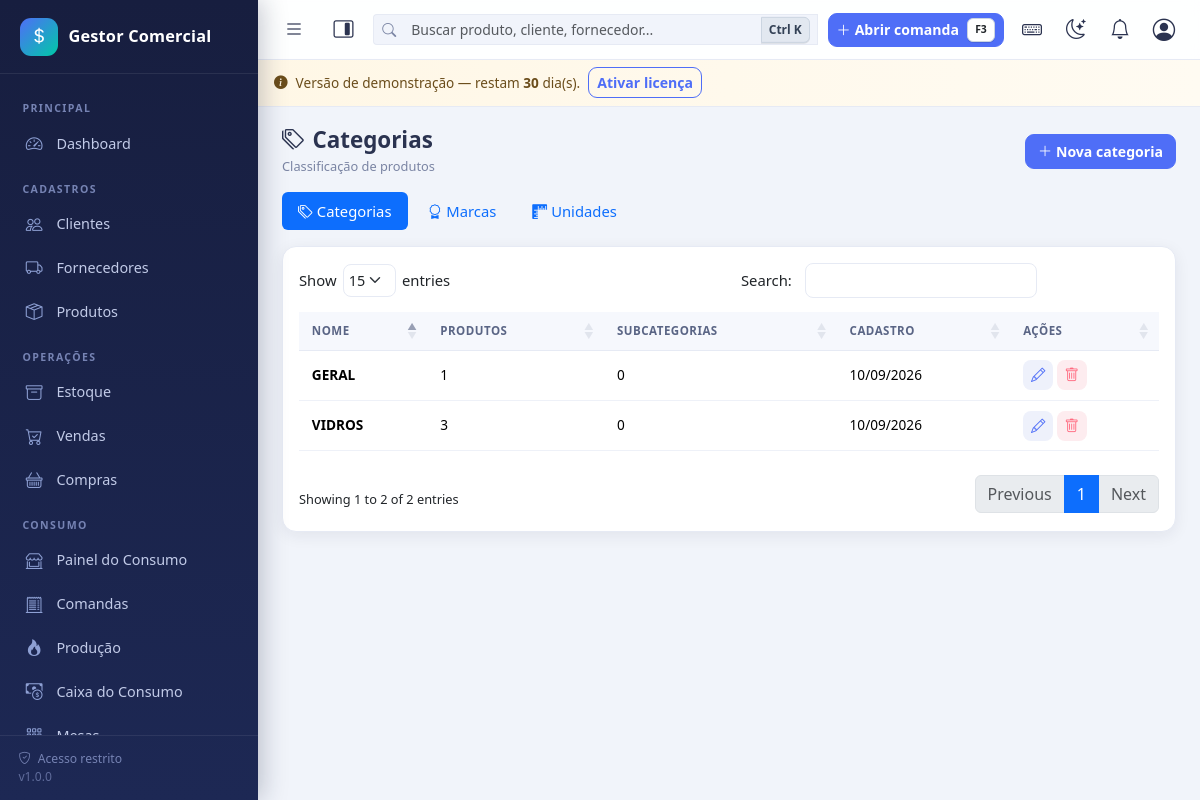
Page /categorias/index.php (signed in) on the committed database.
### tables this page shows
CREATE TABLE `categorias` (
  `id` int(11) NOT NULL,
  `nome` varchar(80) NOT NULL,
  `criado_em` datetime NOT NULL DEFAULT current_timestamp()
);

### config/auth.php (called while the page is built, shortened)
<?php
function usuario_atual(): ?array
{
    static $usuario = null;
    static $carregado = false;
    if ($carregado) {
        return $usuario;
    }
    $carregado = true;
    try {
        $stmt = db()->prepare('SELECT * FROM usuarios WHERE id = ? LIMIT 1');
        $stmt->execute([(int)$_SESSION['user_id']]);
        $linha = $stmt->fetch();
        $usuario = $linha;
    } catch (Throwable $e) {
        erro_banco($e, 'usuario_atual');
    }
    return $usuario;
}
function exigir_login(): void
{
    if (!usuario_atual()) {
        if (is_ajax()) {
            json_resposta(false, 'Sessão expirada. Faça login novamente.', null, 401);
        }
        flash('warning', 'Faça login para acessar o sistema.');
        redirecionar('login/index.php');
    }
}
function permissao_carregadas(): array
{
    $usuario = usuario_atual();
    $permitidas = [];
    try {
        $chaves = [];
        if ((int)$usuario['is_admin'] === 1) {
            $stmt = db()->query('SELECT chave FROM permissoes');
            foreach ($stmt->fetchAll() as $l) {
                $chaves[] = $l['chave'];
            }
            return $permitidas = array_flip($chaves);
        }
        $permitidas = array_flip(array_unique($chaves));
    } catch (Throwable $e) {
        erro_banco($e, 'permissao_carregadas');
    }
    return $permitidas;
}
function tem_permissao(string $chave): bool
{
    $usuario = usuario_atual();
    if ((int)$usuario['is_admin'] === 1) {
        return true;
    }
    return array_key_exists($chave, permissao_carregadas());
}

### config/database.php (called while the page is built, shortened)
<?php
function db(): PDO
{
    static $pdo = null;
    if ($pdo === null) {
        $dsn = 'mysql:host=' . DB_HOST . ';dbname=' . DB_NAME . ';charset=' . DB_CHARSET;
        try {
            $pdo = new PDO($dsn, DB_USER, DB_PASS, [
                PDO::ATTR_ERRMODE            => PDO::ERRMODE_EXCEPTION,
                PDO::ATTR_DEFAULT_FETCH_MODE => PDO::FETCH_ASSOC,
                PDO::ATTR_EMULATE_PREPARES   => false,
            ]);
        } catch (PDOException $e) {
            error_log('[BANCO] Falha de conexão: ' . $e->getMessage());
            http_response_code(500);
            if (defined('DEV_MODE') && DEV_MODE) {
                exit('Falha na conexão com o banco de dados. Verifique se o MySQL/MariaDB está ativo e se os dados em config/config.php estão corretos.');
            }
            exit('Serviço temporariamente indisponível.');
        }
    }
    return $pdo;
}

### includes/functions.php (called while the page is built, shortened)
<?php
function e($valor): string
{
    return htmlspecialchars((string)$valor, ENT_QUOTES, 'UTF-8');
}
function url(string $caminho = ''): string
{
    return BASE_URL . '/' . ltrim($caminho, '/');
}
function formatar_data($data): string
{
    $ts = is_numeric($data) ? (int)$data : strtotime((string)$data);
    return $ts ? date('d/m/Y', $ts) : '';
}

### categorias/index.php (the view, shortened to what this page needs)
<?php
exigir_login();
$dados = db()->query(
    'SELECT c.*, (SELECT COUNT(*) FROM produtos p WHERE p.categoria_id = c.id) AS qtd_produtos,
            (SELECT COUNT(*) FROM subcategorias s WHERE s.categoria_id = c.id) AS qtd_sub
       FROM categorias c ORDER BY c.nome'
)->fetchAll();
include INC . 'header.php';
?>
<div class="page-header">
    <div>
        <h1><i class="bi bi-tags me-2"></i>Categorias</h1>
        <span class="subtitulo">Classificação de produtos</span>
    </div>
    <button class="btn btn-primary d-none d-md-inline-flex" data-bs-toggle="modal" data-bs-target="#modalCat"><i class="bi bi-plus-lg me-1"></i>Nova categoria</button>
</div>
<ul class="nav nav-pills mb-3 gap-1">
    <?php if (tem_permissao('categorias_ver')): ?>
    <li class="nav-item"><a class="nav-link<?= $moduloAtual === 'categorias' ? ' active' : '' ?>" href="<?= url('categorias/index.php') ?>"><i class="bi bi-tags me-1"></i>Categorias</a></li>
    <?php endif; ?>
    <?php if (tem_permissao('marcas_ver')): ?>
    <li class="nav-item"><a class="nav-link<?= $moduloAtual === 'marcas' ? ' active' : '' ?>" href="<?= url('marcas/index.php') ?>"><i class="bi bi-award me-1"></i>Marcas</a></li>
    <?php endif; ?>
    <?php if (tem_permissao('unidades_ver')): ?>
    <li class="nav-item"><a class="nav-link<?= $moduloAtual === 'unidades' ? ' active' : '' ?>" href="<?= url('unidades/index.php') ?>"><i class="bi bi-rulers me-1"></i>Unidades</a></li>
    <?php endif; ?>
</ul>
<div class="card">
    <div class="card-body">
        <div class="table-responsive">
            <table class="table table-hover table-geral" data-ordem="0">
                <thead>
                    <tr>
                        <th>Nome</th>
                        <th>Produtos</th>
                        <th>Subcategorias</th>
                        <th>Cadastro</th>
                        <th class="no-print">Ações</th>
                    </tr>
                </thead>
                <tbody>
                    <?php foreach ($dados as $r): ?>
                    <tr>
                        <td class="fw-semibold"><?= e($r['nome']) ?></td>
                        <td><?= (int)$r['qtd_produtos'] ?></td>
                        <td><?= (int)$r['qtd_sub'] ?></td>
                        <td><?= formatar_data($r['criado_em']) ?></td>
                        <td class="text-nowrap">
                            <?php if (tem_permissao('categorias_editar')): ?>
                            <button class="acao-btn btn-soft editar-cat" data-id="<?= (int)$r['id'] ?>" data-nome="<?= e($r['nome']) ?>" data-bs-toggle="tooltip" title="Editar"><i class="bi bi-pencil"></i></button>
                            <?php endif; ?>
                            <?php if (tem_permissao('categorias_excluir')): ?>
                            <form action="<?= url('categorias/excluir.php') ?>" method="post" class="d-inline">
                                <button type="submit" class="acao-btn btn-soft-danger excluir-cat" data-bs-toggle="tooltip" title="Excluir"><i class="bi bi-trash"></i></button>
                            </form>
                            <?php endif; ?>
                        </td>
                    </tr>
                    <?php endforeach; ?>
                </tbody>
            </table>
        </div>
    </div>
</div>
<?php include INC . 'footer.php'; ?>

### assets/css/app.css (style rules this page uses)
:root { --sidebar-w: 258px; --sidebar-bg: linear-gradient(180deg, #171e3f 0%, #1d2854 100%); --accent: #4f6ef7; --accent-2: #00c9a7; --danger-soft: #ff6b81; --bg: #f1f4fa; --card-bg: #ffffff; --card-radius: 14px; --shadow: 0 4px 16px rgba(23, 30, 63, .07); --shadow-lg: 0 10px 30px rgba(23, 30, 63, .12); --text: #2b3350; --muted: #7a84a3; --border: #e6eaf4; --topbar-bg: rgba(255, 255, 255, .92); }
* { box-sizing: border-box; }
html, body { height: 100%; }
body { font-family: "Segoe UI", system-ui, -apple-system, Roboto, Arial, sans-serif; background: var(--bg); color: var(--text); font-size: .925rem; overflow-x: hidden; }
a { text-decoration: none; }
.page-header { display: flex; flex-wrap: wrap; align-items: center; justify-content: space-between; gap: .6rem; margin-bottom: 1rem; }
.page-header h1 { font-size: 1.25rem; font-weight: 700; margin: 0; }
.page-header .subtitulo { color: var(--muted); font-size: .8rem; }
.card { border: 1px solid var(--border); border-radius: var(--card-radius); box-shadow: var(--shadow); background: #fff; }
.table-geral { width: 100% !important; font-size: .85rem; margin: 0 !important; }
.table-responsive { overflow-x: auto; -webkit-overflow-scrolling: touch; scrollbar-width: thin; }
.table-geral thead th { background: #f6f8fd; color: #5a6585; font-size: .72rem; text-transform: uppercase; letter-spacing: .5px; border-bottom: 1px solid var(--border); white-space: nowrap; padding: .65rem .8rem; }
.table-geral td { vertical-align: middle; padding: .6rem .8rem; border-color: #eef1f8; }
.btn { border-radius: 9px; font-size: .88rem; font-weight: 600; }
.btn-primary { background: var(--accent); border-color: var(--accent); }
.btn-soft { background: #eef1fb; border: 0; color: var(--accent); }
.btn-soft-danger { background: #fdecef; border: 0; color: var(--danger-soft); }
.acao-btn { width: 30px; height: 30px; display: inline-grid; place-items: center; border-radius: 8px; font-size: .9rem; }
@media (min-width: 992px) { .page-header h1 { font-size: 1.4rem; } }

### rows in the picture
categorias: nome "GERAL", qtd_produtos "1", qtd_sub "0", criado_em "10/09/2026"
categorias: nome "VIDROS", qtd_produtos "3", qtd_sub "0", criado_em "10/09/2026"

### other values in the picture
$nomeEmpresa "Gestor Comercial"
$rotulo "Clientes"
$rotulo "Fornecedores"
$rotulo "Produtos"
$rotulo "Estoque"
$rotulo "Vendas"
$rotulo "Compras"
rotulo_consumo() "CONSUMO"
licenca_dias_restantes() "30"
